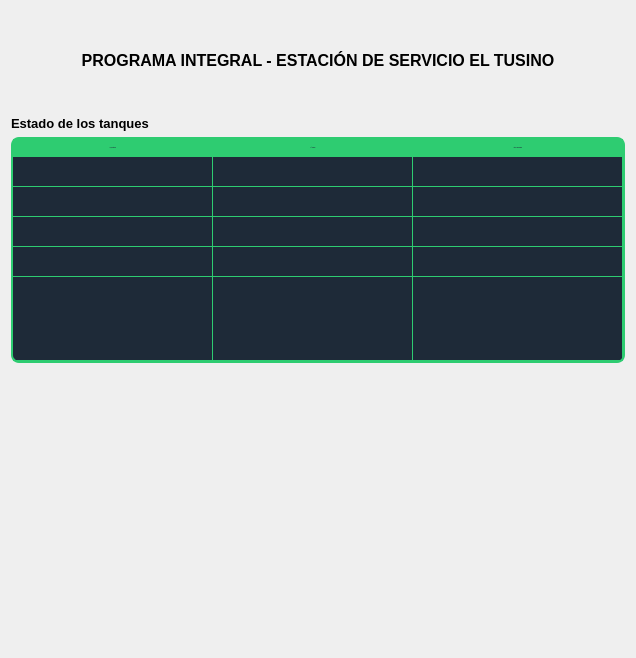
         <widget class="QWidget" name="pagePrincipal">
          <property name="sizePolicy">
           <sizepolicy hsizetype="Expanding" vsizetype="Expanding">
            <horstretch>0</horstretch>
            <verstretch>0</verstretch>
           </sizepolicy>
          </property>
          <layout class="QGridLayout" name="gridLayout">
           <item row="6" column="0">
            <widget class="QLabel" name="label_9">
             <property name="minimumSize">
              <size>
               <width>0</width>
               <height>200</height>
              </size>
             </property>
             <property name="text">
              <string/>
             </property>
             <property name="pixmap">
              <pixmap resource="../resources/imagenes.qrc">:/xy/images/banner_tusino.jpg</pixmap>
             </property>
             <property name="scaledContents">
              <bool>true</bool>
             </property>
            </widget>
           </item>
           <item row="2" column="0">
            <spacer name="verticalSpacer_4">
             <property name="orientation">
              <enum>Qt::Orientation::Vertical</enum>
             </property>
             <property name="sizeType">
              <enum>QSizePolicy::Policy::Fixed</enum>
             </property>
             <property name="sizeHint" stdset="0">
              <size>
               <width>20</width>
               <height>40</height>
              </size>
             </property>
            </spacer>
           </item>
           <item row="4" column="0">
            <widget class="QTableWidget" name="tblTanques">
             <property name="minimumSize">
              <size>
               <width>0</width>
               <height>200</height>
              </size>
             </property>
             <property name="maximumSize">
              <size>
               <width>950</width>
               <height>300</height>
              </size>
             </property>
             <property name="font">
              <font>
               <pointsize>-1</pointsize>
              </font>
             </property>
             <property name="styleSheet">
              <string notr="true">QTableWidget {
    background-color: #1e2a38; /* azul oscuro */
    color: #e0f7e9; /* texto verde muy claro */
    border: 2px solid #2ecc71; /* verde */
    gridline-color: #2ecc71;
    font-size: 14px;
    border-radius: 8px;
}

QHeaderView::section {
    background-color: #2ecc71; /* verde */
    color: #1e2a38; /* azul oscuro para contraste */
    padding: 6px;
    font-weight: bold;
    border: none;
}

QTableWidget::item {
    selection-background-color: #2ecc71; 
    selection-color: #1e2a38;
}

QScrollBar:vertical {
    background: #1e2a38;
    width: 10px;
    margin: 0px;
    border-radius: 5px;
}

QScrollBar::handle:vertical {
    background: #2ecc71;
    min-height: 20px;
    border-radius: 5px;
}
</string>
             </property>
             <property name="sizeAdjustPolicy">
              <enum>QAbstractScrollArea::SizeAdjustPolicy::AdjustToContents</enum>
             </property>
             <property name="updateThreshold">
              <number>200</number>
             </property>
             <property name="rowCount">
              <number>5</number>
             </property>
             <attribute name="horizontalHeaderCascadingSectionResizes">
              <bool>true</bool>
             </attribute>
             <attribute name="horizontalHeaderDefaultSectionSize">
              <number>200</number>
             </attribute>
             <attribute name="horizontalHeaderShowSortIndicator" stdset="0">
              <bool>false</bool>
             </attribute>
             <attribute name="horizontalHeaderStretchLastSection">
              <bool>true</bool>
             </attribute>
             <attribute name="verticalHeaderVisible">
              <bool>false</bool>
             </attribute>
             <attribute name="verticalHeaderCascadingSectionResizes">
              <bool>false</bool>
             </attribute>
             <attribute name="verticalHeaderHighlightSections">
              <bool>true</bool>
             </attribute>
             <attribute name="verticalHeaderStretchLastSection">
              <bool>true</bool>
             </attribute>
             <row/>
             <row/>
             <row/>
             <row/>
             <row/>
             <column>
              <property name="text">
               <string>id_inventario</string>
              </property>
             </column>
             <column>
              <property name="text">
               <string>Nº Tanque</string>
              </property>
             </column>
             <column>
              <property name="text">
               <string>Litros disponibles</string>
              </property>
             </column>
            </widget>
           </item>
           <item row="7" column="0">
            <spacer name="verticalSpacer_2">
             <property name="orientation">
              <enum>Qt::Orientation::Vertical</enum>
             </property>
             <property name="sizeHint" stdset="0">
              <size>
               <width>20</width>
               <height>40</height>
              </size>
             </property>
            </spacer>
           </item>
           <item row="1" column="0">
            <widget class="QLabel" name="label_8">
             <property name="font">
              <font>
               <family>Segoe UI</family>
               <pointsize>12</pointsize>
               <italic>false</italic>
               <bold>true</bold>
              </font>
             </property>
             <property name="text">
              <string>PROGRAMA INTEGRAL - ESTACIÓN DE SERVICIO EL TUSINO</string>
             </property>
             <property name="alignment">
              <set>Qt::AlignmentFlag::AlignCenter</set>
             </property>
            </widget>
           </item>
           <item row="0" column="0">
            <spacer name="verticalSpacer">
             <property name="orientation">
              <enum>Qt::Orientation::Vertical</enum>
             </property>
             <property name="sizeType">
              <enum>QSizePolicy::Policy::Fixed</enum>
             </property>
             <property name="sizeHint" stdset="0">
              <size>
               <width>20</width>
               <height>40</height>
              </size>
             </property>
            </spacer>
           </item>
           <item row="3" column="0">
            <widget class="QLabel" name="label_12">
             <property name="font">
              <font>
               <pointsize>10</pointsize>
               <bold>true</bold>
              </font>
             </property>
             <property name="text">
              <string>Estado de los tanques</string>
             </property>
            </widget>
           </item>
           <item row="5" column="0">
            <spacer name="verticalSpacer_3">
             <property name="orientation">
              <enum>Qt::Orientation::Vertical</enum>
             </property>
             <property name="sizeType">
              <enum>QSizePolicy::Policy::Fixed</enum>
             </property>
             <property name="sizeHint" stdset="0">
              <size>
               <width>20</width>
               <height>50</height>
              </size>
             </property>
            </spacer>
           </item>
          </layout>
         </widget>
